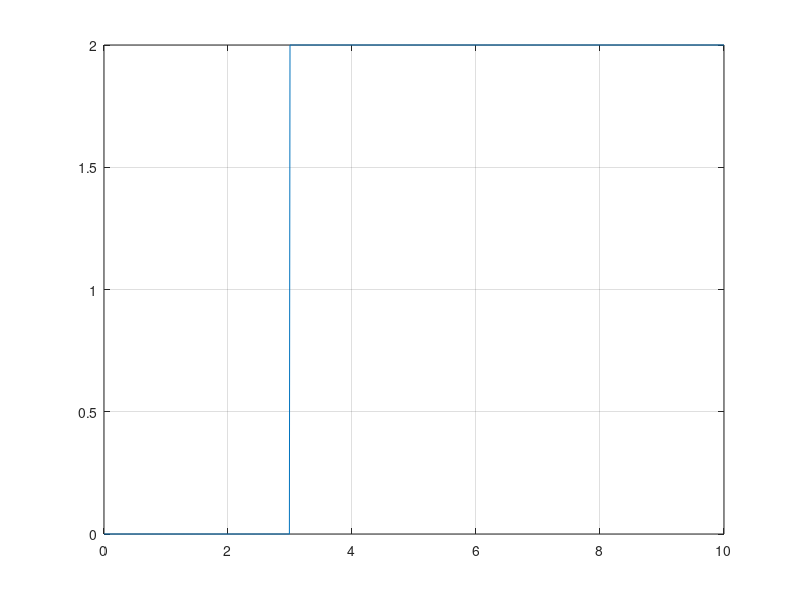
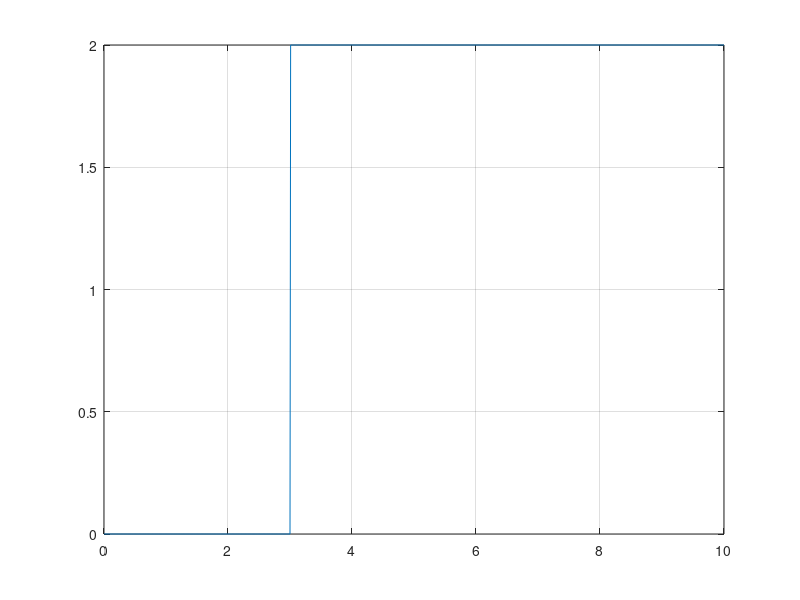

Here is the MATLAB script that generated these plots, in order:
clear all;
close all;
clc;

theta_T=3;
a=2;

n=1;
for t=0:0.01:10
    if(t<theta_T)
        y(n)=0;
    else
        y(n)=2;
    end

    t_array(n)=t;

    n=n+1;
end

plot(t_array,y);
grid on;

t=[0:0.01:10];
y2= a*(t>theta_T);

figure;
plot(t,y2);
grid on;